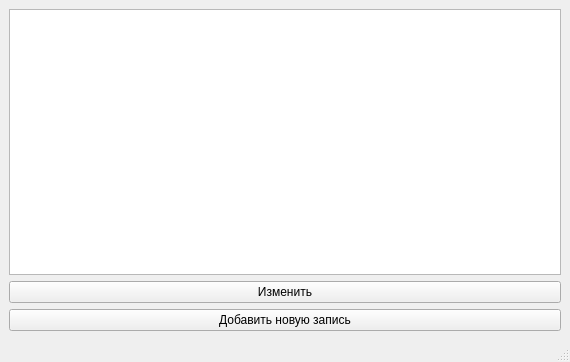
<?xml version="1.0" encoding="UTF-8"?>
<ui version="4.0">
 <class>MainWindow</class>
 <widget class="QMainWindow" name="MainWindow">
  <property name="geometry">
   <rect>
    <x>0</x>
    <y>0</y>
    <width>570</width>
    <height>362</height>
   </rect>
  </property>
  <property name="windowTitle">
   <string>Эспрессо</string>
  </property>
  <widget class="QWidget" name="centralwidget">
   <layout class="QVBoxLayout" name="verticalLayout">
    <item>
     <widget class="QTableView" name="table"/>
    </item>
    <item>
     <widget class="QPushButton" name="btn_edit">
      <property name="text">
       <string>Изменить</string>
      </property>
     </widget>
    </item>
    <item>
     <widget class="QPushButton" name="btn_add">
      <property name="text">
       <string>Добавить новую запись</string>
      </property>
     </widget>
    </item>
   </layout>
  </widget>
  <widget class="QStatusBar" name="statusbar"/>
 </widget>
 <resources/>
 <connections/>
</ui>
